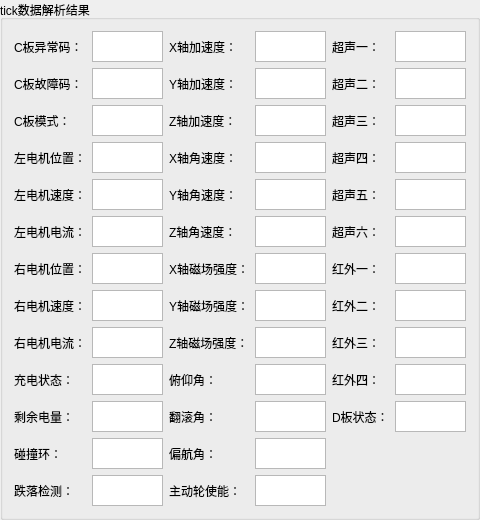
      <widget class="QGroupBox" name="groupBox_4">
       <property name="sizePolicy">
        <sizepolicy hsizetype="Expanding" vsizetype="Expanding">
         <horstretch>0</horstretch>
         <verstretch>0</verstretch>
        </sizepolicy>
       </property>
       <property name="title">
        <string>tick数据解析结果</string>
       </property>
       <layout class="QGridLayout" name="gridLayout_3">
        <item row="8" column="3">
         <widget class="QLabel" name="label_27">
          <property name="text">
           <string>Z轴磁场强度：</string>
          </property>
         </widget>
        </item>
        <item row="9" column="3">
         <widget class="QLabel" name="label_37">
          <property name="text">
           <string>俯仰角：</string>
          </property>
         </widget>
        </item>
        <item row="8" column="5">
         <widget class="QTextBrowser" name="textBrowser_19">
          <property name="maximumSize">
           <size>
            <width>71</width>
            <height>31</height>
           </size>
          </property>
         </widget>
        </item>
        <item row="3" column="5">
         <widget class="QTextBrowser" name="textBrowser_13">
          <property name="maximumSize">
           <size>
            <width>71</width>
            <height>31</height>
           </size>
          </property>
         </widget>
        </item>
        <item row="2" column="5">
         <widget class="QTextBrowser" name="textBrowser_8">
          <property name="maximumSize">
           <size>
            <width>71</width>
            <height>31</height>
           </size>
          </property>
         </widget>
        </item>
        <item row="3" column="3">
         <widget class="QLabel" name="label_23">
          <property name="text">
           <string>X轴角速度：</string>
          </property>
         </widget>
        </item>
        <item row="4" column="3">
         <widget class="QLabel" name="label_22">
          <property name="text">
           <string>Y轴角速度：</string>
          </property>
         </widget>
        </item>
        <item row="2" column="2">
         <widget class="QTextBrowser" name="textBrowser_21">
          <property name="maximumSize">
           <size>
            <width>71</width>
            <height>31</height>
           </size>
          </property>
         </widget>
        </item>
        <item row="2" column="3">
         <widget class="QLabel" name="label_19">
          <property name="text">
           <string>Z轴加速度：</string>
          </property>
         </widget>
        </item>
        <item row="7" column="5">
         <widget class="QTextBrowser" name="textBrowser_16">
          <property name="maximumSize">
           <size>
            <width>71</width>
            <height>31</height>
           </size>
          </property>
         </widget>
        </item>
        <item row="7" column="3">
         <widget class="QLabel" name="label_24">
          <property name="text">
           <string>Y轴磁场强度：</string>
          </property>
         </widget>
        </item>
        <item row="5" column="3">
         <widget class="QLabel" name="label_21">
          <property name="text">
           <string>Z轴角速度：</string>
          </property>
         </widget>
        </item>
        <item row="6" column="5">
         <widget class="QTextBrowser" name="textBrowser_9">
          <property name="maximumSize">
           <size>
            <width>71</width>
            <height>31</height>
           </size>
          </property>
         </widget>
        </item>
        <item row="5" column="5">
         <widget class="QTextBrowser" name="textBrowser_14">
          <property name="maximumSize">
           <size>
            <width>71</width>
            <height>31</height>
           </size>
          </property>
         </widget>
        </item>
        <item row="6" column="3">
         <widget class="QLabel" name="label_26">
          <property name="text">
           <string>X轴磁场强度：</string>
          </property>
         </widget>
        </item>
        <item row="4" column="5">
         <widget class="QTextBrowser" name="textBrowser_11">
          <property name="maximumSize">
           <size>
            <width>71</width>
            <height>31</height>
           </size>
          </property>
         </widget>
        </item>
        <item row="12" column="3">
         <widget class="QLabel" name="label_36">
          <property name="text">
           <string>偏航角：</string>
          </property>
         </widget>
        </item>
        <item row="9" column="5">
         <widget class="QTextBrowser" name="textBrowser_25">
          <property name="maximumSize">
           <size>
            <width>71</width>
            <height>31</height>
           </size>
          </property>
         </widget>
        </item>
        <item row="2" column="1">
         <widget class="QLabel" name="label_29">
          <property name="text">
           <string>C板模式：</string>
          </property>
         </widget>
        </item>
        <item row="4" column="2">
         <widget class="QTextBrowser" name="textBrowser_4">
          <property name="maximumSize">
           <size>
            <width>71</width>
            <height>31</height>
           </size>
          </property>
         </widget>
        </item>
        <item row="3" column="2">
         <widget class="QTextBrowser" name="textBrowser_3">
          <property name="maximumSize">
           <size>
            <width>71</width>
            <height>31</height>
           </size>
          </property>
         </widget>
        </item>
        <item row="5" column="1">
         <widget class="QLabel" name="label_16">
          <property name="text">
           <string>左电机电流：</string>
          </property>
         </widget>
        </item>
        <item row="5" column="2">
         <widget class="QTextBrowser" name="textBrowser_5">
          <property name="maximumSize">
           <size>
            <width>71</width>
            <height>31</height>
           </size>
          </property>
         </widget>
        </item>
        <item row="0" column="1">
         <widget class="QLabel" name="label_5">
          <property name="text">
           <string>C板异常码：</string>
          </property>
         </widget>
        </item>
        <item row="6" column="1">
         <widget class="QLabel" name="label_14">
          <property name="text">
           <string>右电机位置：</string>
          </property>
         </widget>
        </item>
        <item row="0" column="3">
         <widget class="QLabel" name="label_20">
          <property name="text">
           <string>X轴加速度：</string>
          </property>
         </widget>
        </item>
        <item row="1" column="1">
         <widget class="QLabel" name="label_6">
          <property name="text">
           <string>C板故障码：</string>
          </property>
         </widget>
        </item>
        <item row="1" column="2">
         <widget class="QTextBrowser" name="textBrowser_2">
          <property name="maximumSize">
           <size>
            <width>71</width>
            <height>31</height>
           </size>
          </property>
         </widget>
        </item>
        <item row="0" column="2">
         <widget class="QTextBrowser" name="textBrowser">
          <property name="maximumSize">
           <size>
            <width>71</width>
            <height>31</height>
           </size>
          </property>
         </widget>
        </item>
        <item row="0" column="5">
         <widget class="QTextBrowser" name="textBrowser_12">
          <property name="maximumSize">
           <size>
            <width>71</width>
            <height>31</height>
           </size>
          </property>
         </widget>
        </item>
        <item row="1" column="5">
         <widget class="QTextBrowser" name="textBrowser_10">
          <property name="maximumSize">
           <size>
            <width>71</width>
            <height>31</height>
           </size>
          </property>
         </widget>
        </item>
        <item row="3" column="1">
         <widget class="QLabel" name="label_10">
          <property name="text">
           <string>左电机位置：</string>
          </property>
         </widget>
        </item>
        <item row="4" column="1">
         <widget class="QLabel" name="label_15">
          <property name="text">
           <string>左电机速度：</string>
          </property>
         </widget>
        </item>
        <item row="6" column="2">
         <widget class="QTextBrowser" name="textBrowser_6">
          <property name="maximumSize">
           <size>
            <width>71</width>
            <height>31</height>
           </size>
          </property>
         </widget>
        </item>
        <item row="7" column="1">
         <widget class="QLabel" name="label_18">
          <property name="text">
           <string>右电机速度：</string>
          </property>
         </widget>
        </item>
        <item row="1" column="3">
         <widget class="QLabel" name="label_25">
          <property name="text">
           <string>Y轴加速度：</string>
          </property>
         </widget>
        </item>
        <item row="7" column="2">
         <widget class="QTextBrowser" name="textBrowser_7">
          <property name="maximumSize">
           <size>
            <width>71</width>
            <height>31</height>
           </size>
          </property>
         </widget>
        </item>
        <item row="8" column="2">
         <widget class="QTextBrowser" name="textBrowser_15">
          <property name="maximumSize">
           <size>
            <width>71</width>
            <height>31</height>
           </size>
          </property>
         </widget>
        </item>
        <item row="8" column="1">
         <widget class="QLabel" name="label_17">
          <property name="text">
           <string>右电机电流：</string>
          </property>
         </widget>
        </item>
        <item row="0" column="7">
         <widget class="QTextBrowser" name="textBrowser_22">
          <property name="maximumSize">
           <size>
            <width>71</width>
            <height>31</height>
           </size>
          </property>
         </widget>
        </item>
        <item row="1" column="7">
         <widget class="QTextBrowser" name="textBrowser_20">
          <property name="maximumSize">
           <size>
            <width>71</width>
            <height>31</height>
           </size>
          </property>
         </widget>
        </item>
        <item row="0" column="6">
         <widget class="QLabel" name="label_32">
          <property name="text">
           <string>超声一：</string>
          </property>
         </widget>
        </item>
        <item row="1" column="6">
         <widget class="QLabel" name="label_30">
          <property name="text">
           <string>超声二：</string>
          </property>
         </widget>
        </item>
        <item row="10" column="5">
         <widget class="QTextBrowser" name="textBrowser_26">
          <property name="maximumSize">
           <size>
            <width>71</width>
            <height>31</height>
           </size>
          </property>
         </widget>
        </item>
        <item row="12" column="5">
         <widget class="QTextBrowser" name="textBrowser_27">
          <property name="maximumSize">
           <size>
            <width>71</width>
            <height>31</height>
           </size>
          </property>
         </widget>
        </item>
        <item row="10" column="3">
         <widget class="QLabel" name="label_38">
          <property name="text">
           <string>翻滚角：</string>
          </property>
         </widget>
        </item>
        <item row="2" column="6">
         <widget class="QLabel" name="label_31">
          <property name="text">
           <string>超声三：</string>
          </property>
         </widget>
        </item>
        <item row="3" column="6">
         <widget class="QLabel" name="label_35">
          <property name="text">
           <string>超声四：</string>
          </property>
         </widget>
        </item>
        <item row="4" column="6">
         <widget class="QLabel" name="label_33">
          <property name="text">
           <string>超声五：</string>
          </property>
         </widget>
        </item>
        <item row="5" column="6">
         <widget class="QLabel" name="label_34">
          <property name="text">
           <string>超声六：</string>
          </property>
         </widget>
        </item>
        <item row="2" column="7">
         <widget class="QTextBrowser" name="textBrowser_24">
          <property name="maximumSize">
           <size>
            <width>71</width>
            <height>31</height>
           </size>
          </property>
         </widget>
        </item>
        <item row="3" column="7">
         <widget class="QTextBrowser" name="textBrowser_18">
          <property name="maximumSize">
           <size>
            <width>71</width>
            <height>31</height>
           </size>
          </property>
         </widget>
        </item>
        <item row="4" column="7">
         <widget class="QTextBrowser" name="textBrowser_23">
          <property name="maximumSize">
           <size>
            <width>71</width>
            <height>31</height>
           </size>
          </property>
         </widget>
        </item>
        <item row="5" column="7">
         <widget class="QTextBrowser" name="textBrowser_17">
          <property name="maximumSize">
           <size>
            <width>71</width>
            <height>31</height>
           </size>
          </property>
         </widget>
        </item>
        <item row="6" column="6">
         <widget class="QLabel" name="label_41">
          <property name="text">
           <string>红外一：</string>
          </property>
         </widget>
        </item>
        <item row="7" column="6">
         <widget class="QLabel" name="label_40">
          <property name="text">
           <string>红外二：</string>
          </property>
         </widget>
        </item>
        <item row="8" column="6">
         <widget class="QLabel" name="label_39">
          <property name="text">
           <string>红外三：</string>
          </property>
         </widget>
        </item>
        <item row="9" column="6">
         <widget class="QLabel" name="label_42">
          <property name="text">
           <string>红外四：</string>
          </property>
         </widget>
        </item>
        <item row="6" column="7">
         <widget class="QTextBrowser" name="textBrowser_30">
          <property name="maximumSize">
           <size>
            <width>71</width>
            <height>31</height>
           </size>
          </property>
         </widget>
        </item>
        <item row="7" column="7">
         <widget class="QTextBrowser" name="textBrowser_29">
          <property name="maximumSize">
           <size>
            <width>71</width>
            <height>31</height>
           </size>
          </property>
         </widget>
        </item>
        <item row="8" column="7">
         <widget class="QTextBrowser" name="textBrowser_28">
          <property name="maximumSize">
           <size>
            <width>71</width>
            <height>31</height>
           </size>
          </property>
         </widget>
        </item>
        <item row="9" column="7">
         <widget class="QTextBrowser" name="textBrowser_31">
          <property name="maximumSize">
           <size>
            <width>71</width>
            <height>31</height>
           </size>
          </property>
         </widget>
        </item>
        <item row="9" column="1">
         <widget class="QLabel" name="label_28">
          <property name="text">
           <string>充电状态：</string>
          </property>
         </widget>
        </item>
        <item row="10" column="1">
         <widget class="QLabel" name="label_43">
          <property name="text">
           <string>剩余电量：</string>
          </property>
         </widget>
        </item>
        <item row="12" column="1">
         <widget class="QLabel" name="label_44">
          <property name="text">
           <string>碰撞环：</string>
          </property>
         </widget>
        </item>
        <item row="9" column="2">
         <widget class="QTextBrowser" name="textBrowser_34">
          <property name="maximumSize">
           <size>
            <width>71</width>
            <height>31</height>
           </size>
          </property>
         </widget>
        </item>
        <item row="10" column="2">
         <widget class="QTextBrowser" name="textBrowser_33">
          <property name="maximumSize">
           <size>
            <width>71</width>
            <height>31</height>
           </size>
          </property>
         </widget>
        </item>
        <item row="12" column="2">
         <widget class="QTextBrowser" name="textBrowser_32">
          <property name="maximumSize">
           <size>
            <width>71</width>
            <height>31</height>
           </size>
          </property>
         </widget>
        </item>
        <item row="13" column="1">
         <widget class="QLabel" name="label_45">
          <property name="text">
           <string>跌落检测：</string>
          </property>
         </widget>
        </item>
        <item row="13" column="2">
         <widget class="QTextBrowser" name="textBrowser_37">
          <property name="maximumSize">
           <size>
            <width>71</width>
            <height>31</height>
           </size>
          </property>
         </widget>
        </item>
        <item row="13" column="3">
         <widget class="QLabel" name="label_47">
          <property name="text">
           <string>主动轮使能：</string>
          </property>
         </widget>
        </item>
        <item row="13" column="5">
         <widget class="QTextBrowser" name="textBrowser_36">
          <property name="maximumSize">
           <size>
            <width>71</width>
            <height>31</height>
           </size>
          </property>
         </widget>
        </item>
        <item row="10" column="6">
         <widget class="QLabel" name="label_46">
          <property name="text">
           <string>D板状态：</string>
          </property>
         </widget>
        </item>
        <item row="10" column="7">
         <widget class="QTextBrowser" name="textBrowser_35">
          <property name="maximumSize">
           <size>
            <width>71</width>
            <height>31</height>
           </size>
          </property>
         </widget>
        </item>
       </layout>
      </widget>
